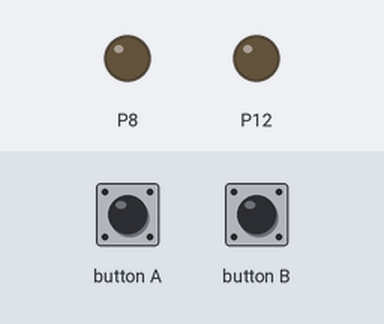
The program below on a simulated BBC micro:bit running MicroPython. Parts: output pins drawn as LEDs (lit = HIGH). The test bench sets the inputs (shaded band).

Above: at 1.2 s.
1.3 s: button A pressed for 0.15 s
At 1.8 s:
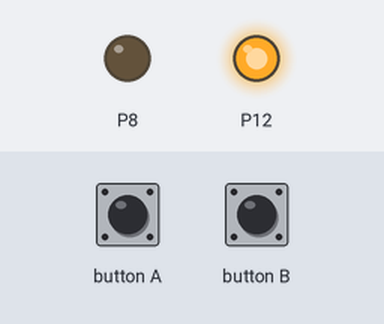
2.9 s: button B pressed for 0.15 s
At 4.1 s:
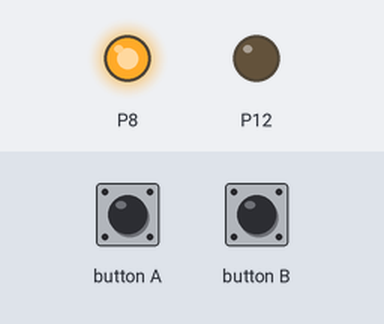
4.5 s: button A pressed for 1 s
At 5.5 s:
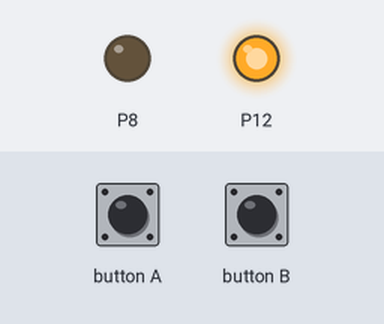
7.0 s: button B pressed for 1 s
At 7.4 s:
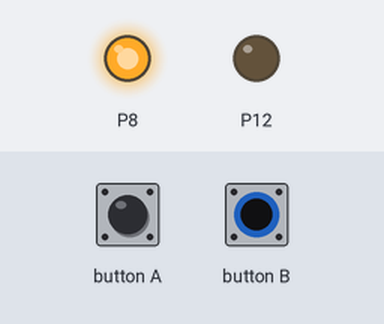
Timing chart, 0 to 10.0 s (numbered marks = the images above; inputs shaded):
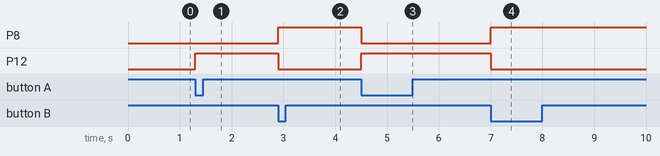

Measured:
- after the input at 1.3 s, P12: LOW → HIGH at once
- after the input at 2.9 s, P8: LOW → HIGH at once; P12: HIGH → LOW at once
- after the input at 4.5 s, P8: HIGH → LOW at once; P12: LOW → HIGH at once
- after the input at 7.0 s, P8: LOW → HIGH at once; P12: HIGH → LOW at once

The program:

turn_direction.py
```python
# Imports go at the top
from microbit import *

# Code in a 'while True:' loop repeats forever
while True:
    if button_a.is_pressed():
        pin12.write_digital(1)
        pin8.write_digital(0)
    elif button_b.is_pressed():
        pin12.write_digital(0)
        pin8.write_digital(1)
```
